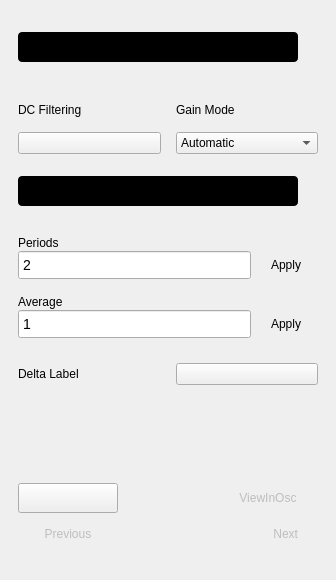
<?xml version="1.0" encoding="UTF-8"?>
<ui version="4.0">
 <class>NetworkAnalyzerChannelMenu</class>
 <widget class="QWidget" name="NetworkAnalyzerChannelMenu">
  <property name="geometry">
   <rect>
    <x>0</x>
    <y>0</y>
    <width>336</width>
    <height>580</height>
   </rect>
  </property>
  <property name="windowTitle">
   <string>Form</string>
  </property>
  <layout class="QVBoxLayout" name="verticalLayout">
   <property name="spacing">
    <number>0</number>
   </property>
   <property name="leftMargin">
    <number>18</number>
   </property>
   <property name="topMargin">
    <number>20</number>
   </property>
   <property name="rightMargin">
    <number>18</number>
   </property>
   <item>
    <widget class="QScrollArea" name="scrollArea">
     <property name="minimumSize">
      <size>
       <width>0</width>
       <height>0</height>
      </size>
     </property>
     <property name="frameShape">
      <enum>QFrame::NoFrame</enum>
     </property>
     <property name="lineWidth">
      <number>0</number>
     </property>
     <property name="horizontalScrollBarPolicy">
      <enum>Qt::ScrollBarAlwaysOff</enum>
     </property>
     <property name="widgetResizable">
      <bool>true</bool>
     </property>
     <widget class="QWidget" name="scrollAreaWidgetContents_2">
      <property name="geometry">
       <rect>
        <x>0</x>
        <y>0</y>
        <width>286</width>
        <height>693</height>
       </rect>
      </property>
      <property name="sizePolicy">
       <sizepolicy hsizetype="Preferred" vsizetype="Preferred">
        <horstretch>0</horstretch>
        <verstretch>0</verstretch>
       </sizepolicy>
      </property>
      <property name="minimumSize">
       <size>
        <width>0</width>
        <height>0</height>
       </size>
      </property>
      <layout class="QVBoxLayout" name="verticalLayout_11">
       <property name="leftMargin">
        <number>0</number>
       </property>
       <property name="topMargin">
        <number>0</number>
       </property>
       <property name="rightMargin">
        <number>0</number>
       </property>
       <property name="bottomMargin">
        <number>0</number>
       </property>
       <item>
        <widget class="scopy::gui::MenuHeader" name="widgetMenuHeader" native="true"/>
       </item>
       <item>
        <widget class="scopy::gui::SubsectionSeparator" name="widgetReferenceSubsSep" native="true"/>
       </item>
       <item>
        <widget class="scopy::gui::CustomSwitch" name="btnRefChn">
         <property name="styleSheet">
          <string notr="true">QPushButton {
min-height: 30px;
max-height: 30px;
min-width: 280px;
max-width: 280px;
background-color: black;
border-radius: 4px;
}

QPushButton:disabled {
background-color: qlineargradient(spread:pad, x1:0.5, y1:0, x2:0.501, y2:0, stop:0 #727273, stop:1 #141416);
}

QWidget#handle {
min-height: 30px;
max-height: 30px;
min-width: 142px;
max-width: 142px;
background-color: #4a64ff;
border-radius: 2px;
}

QWidget#handle:disabled {
background-color: #aaaaaa;
}

QLabel {
margin-top: 6px;
background-color: transparent;
line-height: 19px;
}

QLabel#on {
margin-top: 0px;
min-height:30px;
max-height:30px;
min-width:140px;
max-width:140px;
qproperty-alignment: AlignCenter AlignCenter;
margin-left: 0px;
color: white;
}

QLabel#on:disabled {
color: rgba(255,255,255,102);
}

QLabel#off {
margin-top: 0px;
min-height:30px;
max-height:30px;
min-width:140px;
max-width:140px;
margin-left: 140px;
color: white;
qproperty-alignment: AlignCenter AlignCenter;
}

QLabel#off:disabled {
color: rgba(255,255,255,51);
}
</string>
         </property>
         <property name="text">
          <string/>
         </property>
         <property name="checkable">
          <bool>true</bool>
         </property>
         <property name="checked">
          <bool>true</bool>
         </property>
         <property name="leftText" stdset="0">
          <string>Channel 1</string>
         </property>
         <property name="rightText" stdset="0">
          <string>Channel 2</string>
         </property>
         <property name="duration_ms" stdset="0">
          <string>0</string>
         </property>
        </widget>
       </item>
       <item>
        <spacer name="hSpacer_11">
         <property name="orientation">
          <enum>Qt::Horizontal</enum>
         </property>
         <property name="sizeType">
          <enum>QSizePolicy::Fixed</enum>
         </property>
         <property name="sizeHint" stdset="0">
          <size>
           <width>280</width>
           <height>20</height>
          </size>
         </property>
        </spacer>
       </item>
       <item>
        <layout class="QGridLayout" name="gridLayout_8">
         <property name="topMargin">
          <number>0</number>
         </property>
         <property name="bottomMargin">
          <number>0</number>
         </property>
         <property name="spacing">
          <number>15</number>
         </property>
         <item row="4" column="1">
          <layout class="QVBoxLayout" name="vLayoutCaptureDelay">
           <property name="topMargin">
            <number>10</number>
           </property>
          </layout>
         </item>
         <item row="0" column="1">
          <layout class="QVBoxLayout" name="vLayoutOffset"/>
         </item>
         <item row="1" column="1">
          <layout class="QVBoxLayout" name="vLayoutPushDelay">
           <property name="topMargin">
            <number>0</number>
           </property>
           <property name="rightMargin">
            <number>0</number>
           </property>
          </layout>
         </item>
         <item row="0" column="0">
          <layout class="QVBoxLayout" name="vLayoutAmplitude"/>
         </item>
         <item row="3" column="1">
          <layout class="QVBoxLayout" name="vLayout_19">
           <property name="bottomMargin">
            <number>0</number>
           </property>
           <item>
            <widget class="QLabel" name="lbl_19">
             <property name="text">
              <string>Gain Mode</string>
             </property>
            </widget>
           </item>
           <item>
            <widget class="QComboBox" name="cmbBoxResponseGain">
             <item>
              <property name="text">
               <string>Automatic</string>
              </property>
             </item>
             <item>
              <property name="text">
               <string>Low</string>
              </property>
             </item>
             <item>
              <property name="text">
               <string>High</string>
              </property>
             </item>
            </widget>
           </item>
          </layout>
         </item>
         <item row="3" column="0">
          <layout class="QVBoxLayout" name="vLayout_22">
           <property name="bottomMargin">
            <number>0</number>
           </property>
           <item>
            <widget class="QLabel" name="lbl_12">
             <property name="text">
              <string>DC Filtering</string>
             </property>
            </widget>
           </item>
           <item>
            <widget class="scopy::gui::CustomSwitch" name="btnDcFilter">
             <property name="sizePolicy">
              <sizepolicy hsizetype="Preferred" vsizetype="Fixed">
               <horstretch>0</horstretch>
               <verstretch>0</verstretch>
              </sizepolicy>
             </property>
             <property name="text">
              <string/>
             </property>
             <property name="leftText" stdset="0">
              <string>On</string>
             </property>
             <property name="rightText" stdset="0">
              <string>Off</string>
             </property>
             <property name="duration_ms" stdset="0">
              <number>0</number>
             </property>
             <property name="polarity" stdset="0">
              <bool>false</bool>
             </property>
            </widget>
           </item>
          </layout>
         </item>
         <item row="2" column="0" colspan="2">
          <widget class="scopy::gui::SubsectionSeparator" name="widgetResponseSubsSep" native="true"/>
         </item>
        </layout>
       </item>
       <item>
        <layout class="QGridLayout" name="gridLayout_2">
         <property name="bottomMargin">
          <number>0</number>
         </property>
         <property name="spacing">
          <number>15</number>
         </property>
        </layout>
       </item>
       <item>
        <widget class="scopy::gui::SubsectionSeparator" name="widgetSweepSubsSep" native="true"/>
       </item>
       <item>
        <layout class="QGridLayout" name="gridLayoutSweep">
         <property name="topMargin">
          <number>0</number>
         </property>
         <property name="spacing">
          <number>15</number>
         </property>
         <item row="6" column="1">
          <layout class="QVBoxLayout" name="vLayoutSamplesCount">
           <property name="spacing">
            <number>0</number>
           </property>
          </layout>
         </item>
         <item row="6" column="0">
          <spacer name="vSpacer_2">
           <property name="orientation">
            <enum>Qt::Vertical</enum>
           </property>
           <property name="sizeType">
            <enum>QSizePolicy::Fixed</enum>
           </property>
           <property name="sizeHint" stdset="0">
            <size>
             <width>0</width>
             <height>12</height>
            </size>
           </property>
          </spacer>
         </item>
         <item row="1" column="0" colspan="2">
          <widget class="scopy::gui::CustomSwitch" name="btnIsLog">
           <property name="styleSheet">
            <string notr="true">QPushButton {
min-height: 30px;
max-height: 30px;
min-width: 280px;
max-width: 280px;
background-color: black;
border-radius: 4px;
}

QPushButton:disabled {
background-color: qlineargradient(spread:pad, x1:0.5, y1:0, x2:0.501, y2:0, stop:0 #727273, stop:1 #141416);
}

QWidget#handle {
min-height: 30px;
max-height: 30px;
min-width: 142px;
max-width: 142px;
background-color: #4a64ff;
border-radius: 2px;
}

QWidget#handle:disabled {
background-color: #aaaaaa;
}

QLabel {
margin-top: 6px;
background-color: transparent;
line-height: 19px;
}

QLabel#on {
margin-top: 0px;
min-height:30px;
max-height:30px;
min-width:140px;
max-width:140px;
qproperty-alignment: AlignCenter AlignCenter;
margin-left: 0px;
color: white;
}

QLabel#on:disabled {
color: rgba(255,255,255,102);
}

QLabel#off {
margin-top: 0px;
min-height:30px;
max-height:30px;
min-width:140px;
max-width:140px;
margin-left: 140px;
color: white;
qproperty-alignment: AlignCenter AlignCenter;
}

QLabel#off:disabled {
color: rgba(255,255,255,51);
}
</string>
           </property>
           <property name="text">
            <string/>
           </property>
           <property name="checkable">
            <bool>true</bool>
           </property>
           <property name="checked">
            <bool>true</bool>
           </property>
           <property name="leftText" stdset="0">
            <string>Logarithmic</string>
           </property>
           <property name="rightText" stdset="0">
            <string>Linear</string>
           </property>
           <property name="duration_ms" stdset="0">
            <number>0</number>
           </property>
          </widget>
         </item>
         <item row="2" column="0" colspan="2">
          <widget class="QWidget" name="widget" native="true">
           <property name="sizePolicy">
            <sizepolicy hsizetype="Minimum" vsizetype="Fixed">
             <horstretch>0</horstretch>
             <verstretch>0</verstretch>
            </sizepolicy>
           </property>
           <property name="minimumSize">
            <size>
             <width>0</width>
             <height>0</height>
            </size>
           </property>
           <layout class="QVBoxLayout" name="sweepRangeLayout">
            <property name="spacing">
             <number>0</number>
            </property>
            <property name="leftMargin">
             <number>0</number>
            </property>
            <property name="topMargin">
             <number>0</number>
            </property>
            <property name="rightMargin">
             <number>0</number>
            </property>
            <property name="bottomMargin">
             <number>0</number>
            </property>
           </layout>
          </widget>
         </item>
         <item row="4" column="0" colspan="2">
          <layout class="QGridLayout" name="gridLayoutSweepAverage">
           <property name="topMargin">
            <number>0</number>
           </property>
           <property name="bottomMargin">
            <number>0</number>
           </property>
           <property name="horizontalSpacing">
            <number>3</number>
           </property>
           <property name="verticalSpacing">
            <number>0</number>
           </property>
           <item row="1" column="0">
            <widget class="QSpinBox" name="spinBoxAveraging">
             <property name="styleSheet">
              <string notr="true">QSpinBox{
font-size: 14px;
height:24px;
}


QSpinBox[invalid=true] {
border-color: red;
}
QSpinBox[valid=true] {
border-color: green;
}</string>
             </property>
             <property name="buttonSymbols">
              <enum>QAbstractSpinBox::NoButtons</enum>
             </property>
             <property name="minimum">
              <number>1</number>
             </property>
             <property name="maximum">
              <number>1000000</number>
             </property>
            </widget>
           </item>
           <item row="0" column="0">
            <widget class="QLabel" name="lblAveraging">
             <property name="text">
              <string>Average</string>
             </property>
            </widget>
           </item>
           <item row="1" column="1">
            <widget class="QPushButton" name="btnApplyAverage">
             <property name="sizePolicy">
              <sizepolicy hsizetype="Fixed" vsizetype="Fixed">
               <horstretch>0</horstretch>
               <verstretch>0</verstretch>
              </sizepolicy>
             </property>
             <property name="minimumSize">
              <size>
               <width>64</width>
               <height>25</height>
              </size>
             </property>
             <property name="styleSheet">
              <string notr="true">QPushButton {
border-width: 0px;
border-radius: 3px;
min-width: 64px;
}

/*
QPushButton:enabled:!pressed { background-color: #4a64ff; }
QPushButton[valid=true]:enabled:!pressed { background-color: #4a64ff; }
QPushButton[invalid=true]:enabled:!pressed { background-color: #4a64ff; }
*/
</string>
             </property>
             <property name="text">
              <string>Apply</string>
             </property>
             <property name="blue_button" stdset="0">
              <bool>true</bool>
             </property>
            </widget>
           </item>
          </layout>
         </item>
         <item row="3" column="0" colspan="2">
          <layout class="QGridLayout" name="gridLayoutSweepPeriod">
           <property name="bottomMargin">
            <number>0</number>
           </property>
           <property name="horizontalSpacing">
            <number>3</number>
           </property>
           <property name="verticalSpacing">
            <number>0</number>
           </property>
           <item row="0" column="0">
            <widget class="QLabel" name="lblPeriods">
             <property name="text">
              <string>Periods</string>
             </property>
            </widget>
           </item>
           <item row="1" column="0">
            <widget class="QSpinBox" name="spinBoxPeriods">
             <property name="styleSheet">
              <string notr="true">QSpinBox{
font-size: 14px;
height:24px;
}
QSpinBox[invalid=true] {
border-color: red;
}
QSpinBox[valid=true] {
border-color: green;
}</string>
             </property>
             <property name="buttonSymbols">
              <enum>QAbstractSpinBox::NoButtons</enum>
             </property>
             <property name="minimum">
              <number>2</number>
             </property>
             <property name="maximum">
              <number>100</number>
             </property>
            </widget>
           </item>
           <item row="1" column="1">
            <widget class="QPushButton" name="btnApplyPeriod">
             <property name="sizePolicy">
              <sizepolicy hsizetype="Fixed" vsizetype="Fixed">
               <horstretch>0</horstretch>
               <verstretch>0</verstretch>
              </sizepolicy>
             </property>
             <property name="minimumSize">
              <size>
               <width>64</width>
               <height>25</height>
              </size>
             </property>
             <property name="styleSheet">
              <string notr="true">QPushButton {
border-width: 0px;
border-radius: 3px;
min-width: 64px;
}

/*
QPushButton:enabled:!pressed { background-color: #4a64ff; }
QPushButton[valid=true]:enabled:!pressed { background-color: #4a64ff; }
QPushButton[invalid=true]:enabled:!pressed { background-color: #4a64ff; }
*/</string>
             </property>
             <property name="text">
              <string>Apply</string>
             </property>
             <property name="blue_button" stdset="0">
              <bool>true</bool>
             </property>
            </widget>
           </item>
          </layout>
         </item>
        </layout>
       </item>
       <item>
        <widget class="scopy::gui::SubsectionSeparator" name="widgetDisplaySubsSep" native="true"/>
       </item>
       <item>
        <layout class="QGridLayout" name="gridLayout_9" rowminimumheight="0,0,0,0,0,0,0">
         <property name="topMargin">
          <number>0</number>
         </property>
         <property name="bottomMargin">
          <number>0</number>
         </property>
         <property name="spacing">
          <number>15</number>
         </property>
         <item row="0" column="1">
          <layout class="QVBoxLayout" name="vLayoutPhaseMin"/>
         </item>
         <item row="6" column="0">
          <widget class="QLabel" name="lbl_13">
           <property name="text">
            <string/>
           </property>
          </widget>
         </item>
         <item row="1" column="1">
          <layout class="QVBoxLayout" name="vLayoutPhaseMax"/>
         </item>
         <item row="0" column="0">
          <layout class="QVBoxLayout" name="vLayoutMagMin"/>
         </item>
         <item row="1" column="0">
          <layout class="QVBoxLayout" name="vLayoutMagMax"/>
         </item>
         <item row="4" column="0">
          <widget class="QLabel" name="lbl_11">
           <property name="sizePolicy">
            <sizepolicy hsizetype="Preferred" vsizetype="Preferred">
             <horstretch>0</horstretch>
             <verstretch>0</verstretch>
            </sizepolicy>
           </property>
           <property name="text">
            <string>Delta Label</string>
           </property>
          </widget>
         </item>
         <item row="4" column="1">
          <widget class="scopy::gui::CustomSwitch" name="btnDelta">
           <property name="text">
            <string/>
           </property>
           <property name="leftText" stdset="0">
            <string>On</string>
           </property>
           <property name="rightText" stdset="0">
            <string>Off</string>
           </property>
           <property name="duration_ms" stdset="0">
            <number>0</number>
           </property>
           <property name="polarity" stdset="0">
            <bool>false</bool>
           </property>
          </widget>
         </item>
        </layout>
       </item>
       <item>
        <spacer name="vSpacer">
         <property name="orientation">
          <enum>Qt::Vertical</enum>
         </property>
         <property name="sizeHint" stdset="0">
          <size>
           <width>0</width>
           <height>0</height>
          </size>
         </property>
        </spacer>
       </item>
       <item>
        <widget class="scopy::gui::SubsectionSeparator" name="widgetBufferPreviewerSubsSep" native="true"/>
       </item>
       <item>
        <layout class="QVBoxLayout" name="vLayout_21">
         <property name="bottomMargin">
          <number>0</number>
         </property>
         <item>
          <layout class="QHBoxLayout" name="hLayout_20">
           <property name="bottomMargin">
            <number>0</number>
           </property>
           <item>
            <widget class="scopy::gui::CustomSwitch" name="btnBufferPreview">
             <property name="sizePolicy">
              <sizepolicy hsizetype="Minimum" vsizetype="Fixed">
               <horstretch>0</horstretch>
               <verstretch>0</verstretch>
              </sizepolicy>
             </property>
             <property name="minimumSize">
              <size>
               <width>100</width>
               <height>30</height>
              </size>
             </property>
             <property name="text">
              <string/>
             </property>
            </widget>
           </item>
           <item>
            <spacer name="hSpacer_9">
             <property name="orientation">
              <enum>Qt::Horizontal</enum>
             </property>
             <property name="sizeHint" stdset="0">
              <size>
               <width>40</width>
               <height>20</height>
              </size>
             </property>
            </spacer>
           </item>
           <item>
            <widget class="QPushButton" name="btnViewInOsc">
             <property name="enabled">
              <bool>false</bool>
             </property>
             <property name="minimumSize">
              <size>
               <width>100</width>
               <height>30</height>
              </size>
             </property>
             <property name="styleSheet">
              <string notr="true">QPushButton {
  min-height: 30px;
  max-height: 30px;

  border: 0px;
}</string>
             </property>
             <property name="text">
              <string>ViewInOsc</string>
             </property>
             <property name="blue_button" stdset="0">
              <bool>true</bool>
             </property>
            </widget>
           </item>
          </layout>
         </item>
         <item>
          <layout class="QHBoxLayout" name="hLayout_23">
           <property name="bottomMargin">
            <number>20</number>
           </property>
           <item>
            <widget class="QPushButton" name="btnPrev">
             <property name="enabled">
              <bool>false</bool>
             </property>
             <property name="minimumSize">
              <size>
               <width>100</width>
               <height>30</height>
              </size>
             </property>
             <property name="styleSheet">
              <string notr="true">QPushButton {
  min-height: 30px;
  max-height: 30px;

  border: 0px;

}</string>
             </property>
             <property name="text">
              <string>Previous</string>
             </property>
             <property name="icon">
              <iconset resource="../resources/resources.qrc">
               <normaloff>:/icons/common/ic arrow left.svg</normaloff>:/icons/common/ic arrow left.svg</iconset>
             </property>
             <property name="iconSize">
              <size>
               <width>12</width>
               <height>12</height>
              </size>
             </property>
             <property name="blue_button" stdset="0">
              <bool>true</bool>
             </property>
            </widget>
           </item>
           <item>
            <spacer name="hSpacer_10">
             <property name="orientation">
              <enum>Qt::Horizontal</enum>
             </property>
             <property name="sizeHint" stdset="0">
              <size>
               <width>40</width>
               <height>20</height>
              </size>
             </property>
            </spacer>
           </item>
           <item>
            <widget class="QPushButton" name="btnNext">
             <property name="enabled">
              <bool>false</bool>
             </property>
             <property name="minimumSize">
              <size>
               <width>100</width>
               <height>30</height>
              </size>
             </property>
             <property name="layoutDirection">
              <enum>Qt::RightToLeft</enum>
             </property>
             <property name="styleSheet">
              <string notr="true">QPushButton {
  min-height: 30px;
  max-height: 30px;

  border: 0px;

text-align: right;
padding-left: 20px;
}</string>
             </property>
             <property name="text">
              <string>     Next</string>
             </property>
             <property name="icon">
              <iconset resource="../resources/resources.qrc">
               <normaloff>:/icons/common/ic arrow right.svg</normaloff>:/icons/common/ic arrow right.svg</iconset>
             </property>
             <property name="iconSize">
              <size>
               <width>12</width>
               <height>12</height>
              </size>
             </property>
             <property name="blue_button" stdset="0">
              <bool>true</bool>
             </property>
            </widget>
           </item>
          </layout>
         </item>
        </layout>
       </item>
       <item>
        <spacer name="hSpacer_3">
         <property name="orientation">
          <enum>Qt::Horizontal</enum>
         </property>
         <property name="sizeHint" stdset="0">
          <size>
           <width>280</width>
           <height>0</height>
          </size>
         </property>
        </spacer>
       </item>
      </layout>
     </widget>
    </widget>
   </item>
  </layout>
 </widget>
 <customwidgets>
  <customwidget>
   <class>scopy::gui::CustomSwitch</class>
   <extends>QPushButton</extends>
   <header location="global">scopy/gui/custom_switch.hpp</header>
  </customwidget>
  <customwidget>
   <class>scopy::gui::SubsectionSeparator</class>
   <extends>QWidget</extends>
   <header location="global">scopy/gui/subsection_separator.hpp</header>
   <container>1</container>
  </customwidget>
  <customwidget>
   <class>scopy::gui::MenuHeader</class>
   <extends>QWidget</extends>
   <header location="global">scopy/gui/menu_header.hpp</header>
   <container>1</container>
  </customwidget>
 </customwidgets>
 <resources>
  <include location="../resources/resources.qrc"/>
 </resources>
 <connections/>
</ui>
